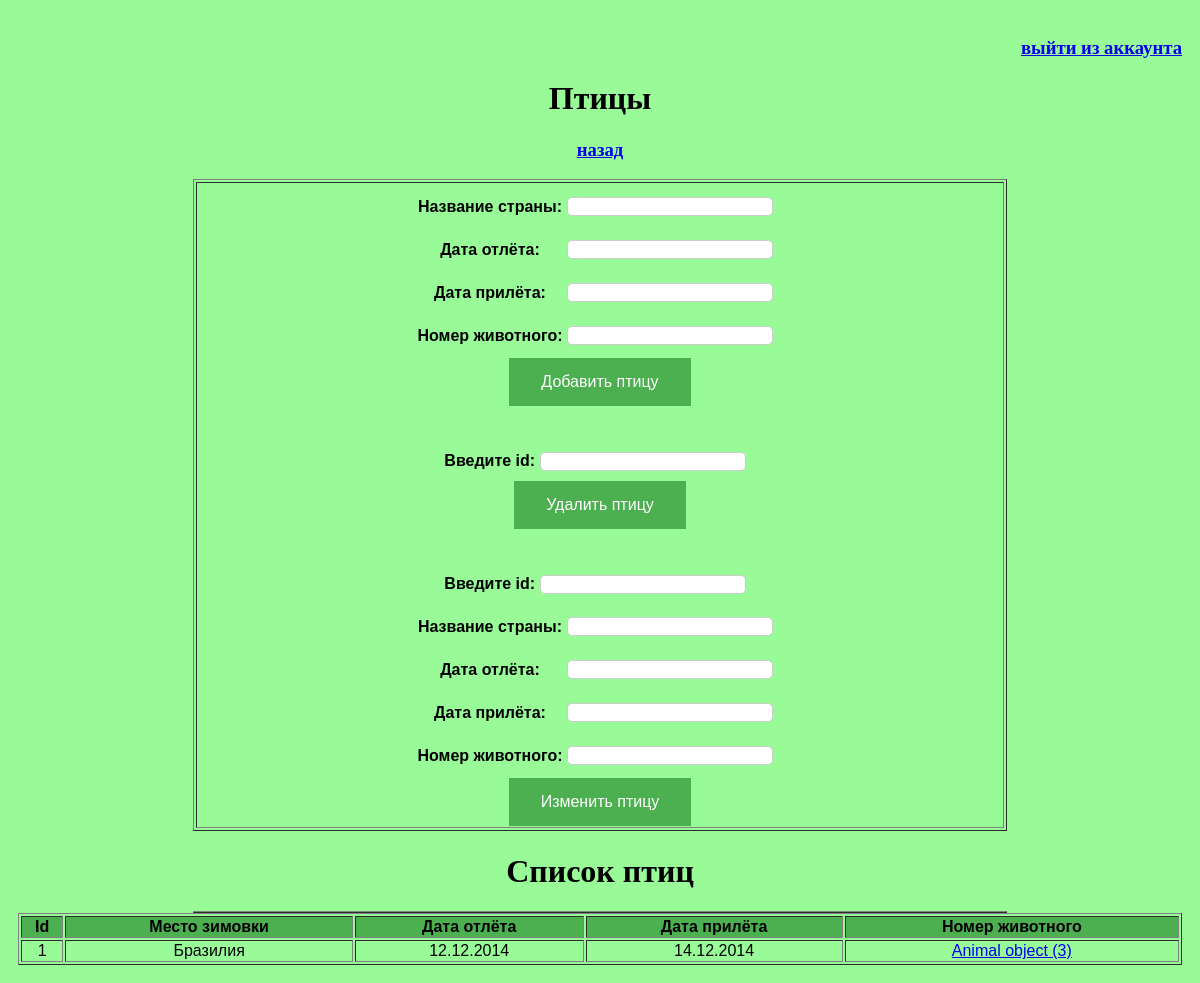
Page /bird/ on the committed database.
### firstapp/models.py (models this page shows)
class Bird(models.Model):
    wintering_place = models.CharField(max_length=40)
    date_of_arrival = models.CharField(max_length=20)
    flight_date = models.CharField(max_length=20)
    animal_id = models.ForeignKey('Animal', on_delete=models.CASCADE,null=True)
    objects = models.Manager()

class Animal(models.Model):
    name = models.CharField(max_length=40)
    birthday = models.CharField(max_length=20)
    gender = models.CharField(max_length=20, null=True)
    type = models.CharField(max_length=40)
    area_id = models.ForeignKey('Habitat_area', on_delete=models.CASCADE,null=True)
    ration_id = models.ForeignKey('Feeding_ration', on_delete=models.CASCADE,null=True)
    caretaker_id = models.ForeignKey('User', on_delete=models.CASCADE,related_name='caretaker_id',null=True)
    veterenarian_id = models.ForeignKey('User', on_delete=models.CASCADE,related_name='veterenarian_id',null=True)
    objects = models.Manager()

### firstapp/views.py (the view)
# urls.py: path('bird/', views.index_bird, name='bird'),
def index_bird(request):
    form_b = AddBird()
    data = Bird.objects.all()
    return render(request, "firstapp/Template_Bird.html", {"form":form_b, "data_show":data})

### firstapp/forms.py
class AddBird(forms.Form):
    wintering_place = forms.CharField(label="Название страны",widget=forms.TextInput(attrs={"class":"myfield"}))
    date_of_arrival = forms.CharField(label="Дата отлёта",widget=forms.DateInput(attrs={"class":"myfield"}))
    flight_date = forms.CharField(label="Дата прилёта",widget=forms.DateInput (attrs={"class":"myfield"}))
    animal_id = forms.IntegerField(label="Номер животного", widget=forms.NumberInput(attrs={"class": "myfield"}))

### templates/firstapp/Template_Bird.html (shortened to what this page needs)
<!DOCTYPE html>
<html>
<head>
</head>
<body class="container">
    <div id="header" >
        <h3 align="right"><a href="/admin/logout/">выйти из аккаунта</a></h3>
        <h1 align="center">Птицы<h1>
        <h3 align="center"><a href = "{% url 'home' %}">назад</a></h3>
    </div>
<table border="1" width="70%" align="center">
    <tr>
        <th align="center" width="50%">
    <form method="POST" action="addb/">
        <table>
            {{ form }}
        </table>
        <input class="button" type="submit" value="Добавить птицу">
    </form>
    <br>
    <br>
    <form method="POST" action="delb/">
        <label>Введите id: </label>
        <input class = 'myfield' type= "number" name="delname" ><br>
        <input class="button" type= "submit" value="Удалить птицу">
    </form>
    <br>
    <br>
    <form method="POST" action="upb/">
        <label>Введите id: </label>
        <input class = 'myfield' type= "number" name="upname"><br>
        <table>
            {{ form }}
        </table>
        <input class="button" type= "submit" value="Изменить птицу">
    </form>
    </table>
    <th align="center" width="50%">
        <h1 align="center"> Список птиц</h1>
    <table border="1" width="70%" align="center">
    <tr>
    <form method="POST" action="show/">
        <table border="1" width="100%">
            <tr align="center" bgcolor="#4CAF50">
                <th>Id</th>
                <th>Место зимовки</th>
                <th>Дата отлёта</th>
                <th>Дата прилёта</th>
                <th>Номер животного</th>
            </tr>
        {% for i in data_show %}
            <tr align="center">
                <td>{{ i.id }}</td>
                <td>{{ i.wintering_place }}</td>
                <td>{{ i.date_of_arrival }}</td>
                <td>{{i.flight_date}}</td>
                <td> <a href="{% url 'animal' %}"> {{ i.animal_id}}</td>
            </tr>
        {% endfor %}
        </table>
    </form>
        </th>
</body>
</html>

### templates/firstapp/Template_Bird.html (style rules this page uses)
.myfield { border:1px solid #ccc; border-radius:5px; height:15px; width:200px; margin: 10px 10px 10px 0; text-align: center; }
.button { background-color: #4CAF50; border: none; color: white; padding: 15px 32px; text-align: center; text-decoration: none; display: inline-block; font-size: 16px; }
body { background: #98FB98 ; padding: 10px; background-repeat: no-repeat; }
label { font-family: Helvetica; }
td { font-family: Arial; }
th { font-family: Arial; }

### rows in the picture
Bird: id "1", wintering_place "Бразилия", date_of_arrival "12.12.2014", flight_date "14.12.2014", animal_id "Animal object (3)"
